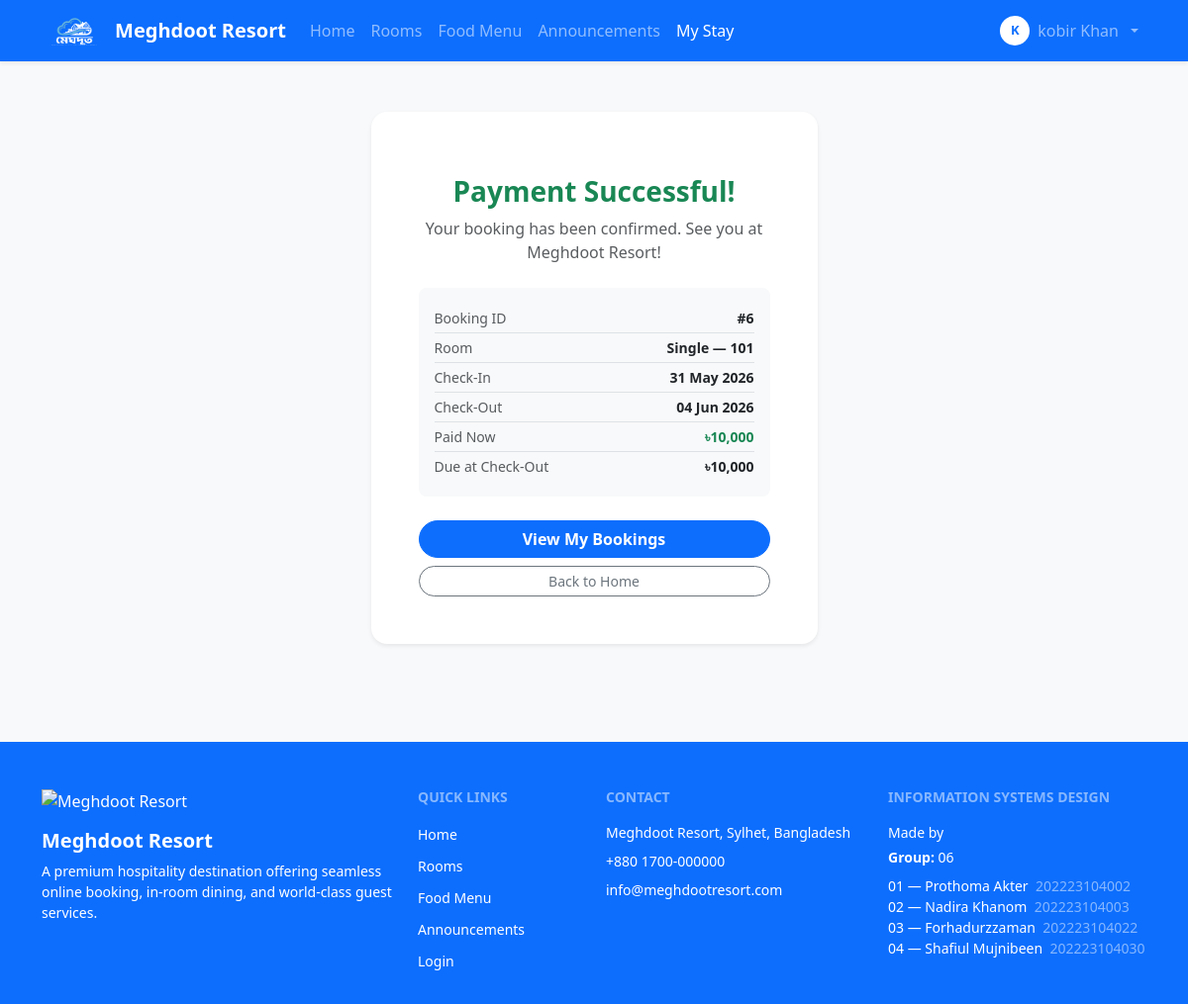
/user/payment_success.php?booking_id=6 (signed in), run on the app's committed database.
### tables this page shows
CREATE TABLE `booking` (
  `booking_id` int(11) NOT NULL,
  `guest_id` int(11) NOT NULL,
  `room_id` int(11) NOT NULL,
  `check_in` date NOT NULL,
  `check_out` date NOT NULL,
  `status` enum('Pending','Confirmed','Checked-In','Checked-Out','Cancelled') NOT NULL DEFAULT 'Pending',
  `transaction_id` varchar(100) DEFAULT NULL,
  `pay_amount` decimal(10,2) NOT NULL DEFAULT 0.00,
  `due_amount` decimal(10,2) NOT NULL DEFAULT 0.00,
  `payment_status` enum('paid','unpaid','partial') NOT NULL DEFAULT 'unpaid',
  `refund_status` enum('none','requested','approved','rejected') NOT NULL DEFAULT 'none',
  `refund_percent` tinyint(3) UNSIGNED NOT NULL DEFAULT 0,
  `booked_at` timestamp NOT NULL DEFAULT current_timestamp(),
  `updated_at` timestamp NOT NULL DEFAULT current_timestamp() ON UPDATE current_timestamp()
);

CREATE TABLE `room` (
  `room_id` int(11) NOT NULL,
  `room_number` varchar(10) NOT NULL,
  `type` enum('Single','Double','Deluxe','Suite') NOT NULL,
  `price_per_night` decimal(10,2) NOT NULL DEFAULT 0.00,
  `status` enum('Available','Booked','Under Maintenance') NOT NULL DEFAULT 'Available',
  `description` text DEFAULT NULL,
  `image` varchar(255) DEFAULT NULL,
  `floor` int(11) DEFAULT 1,
  `capacity` int(11) DEFAULT 1,
  `created_at` timestamp NOT NULL DEFAULT current_timestamp()
);

### user/payment_success.php (the view, shortened to what this page needs)
<?php
include '../db.php';
$booking_id = (int)($_GET['booking_id'] ?? 0);
$stmt = $conn->prepare("
    SELECT b.*, r.room_number, r.type
    FROM booking b
    JOIN room r ON b.room_id = r.room_id
    WHERE b.booking_id = ? AND b.guest_id = ?
");
$stmt->bind_param("ii", $booking_id, $_SESSION['user_id']);
$stmt->execute();
$result = $stmt->get_result();
$booking = $result->fetch_assoc();
?>
<!DOCTYPE html>
<html lang="en">
<head>
    <link rel="stylesheet" href="../bootstrap-5.3.8-dist/css/bootstrap.min.css"
        onerror="this.onerror=null;this.href='https://cdn.jsdelivr.net/npm/bootstrap@5.3.8/dist/css/bootstrap.min.css'">
</head>
<body class="bg-light">
    <?php include '../navbar.php'; ?>
    <section class="d-flex align-items-center justify-content-center" style="min-height: 80vh;">
        <div class="container">
            <div class="row justify-content-center">
                <div class="col-md-6 col-lg-5">
                    <div class="card border-0 shadow-sm rounded-4 p-5 text-center">
                        <h3 class="fw-bold text-success mb-2">Payment Successful!</h3>
                        <p class="text-muted mb-4">Your booking has been confirmed. See you at Meghdoot Resort!</p>
                        <?php if ($booking): ?>
                            <ul class="list-unstyled small text-start bg-light rounded-3 p-3 mb-4">
                                <li class="d-flex justify-content-between py-1 border-bottom">
                                    <span class="text-muted">Booking ID</span>
                                    <span class="fw-semibold">#<?php echo $booking['booking_id']; ?></span>
                                </li>
                                <li class="d-flex justify-content-between py-1 border-bottom">
                                    <span class="text-muted">Room</span>
                                    <span class="fw-semibold">
                                        <?php echo htmlspecialchars($booking['type']); ?>
                                        — <?php echo htmlspecialchars($booking['room_number']); ?>
                                    </span>
                                </li>
                                <li class="d-flex justify-content-between py-1 border-bottom">
                                    <span class="text-muted">Check-In</span>
                                    <span class="fw-semibold"><?php echo date('d M Y', strtotime($booking['check_in'])); ?></span>
                                </li>
                                <li class="d-flex justify-content-between py-1 border-bottom">
                                    <span class="text-muted">Check-Out</span>
                                    <span class="fw-semibold"><?php echo date('d M Y', strtotime($booking['check_out'])); ?></span>
                                </li>
                                <li class="d-flex justify-content-between py-1 border-bottom">
                                    <span class="text-muted">Paid Now</span>
                                    <span class="fw-bold text-success">৳<?php echo number_format($booking['pay_amount']); ?></span>
                                </li>
                                <li class="d-flex justify-content-between py-1">
                                    <span class="text-muted">Due at Check-Out</span>
                                    <span class="fw-semibold">৳<?php echo number_format($booking['due_amount']); ?></span>
                                </li>
                            </ul>
                        <?php endif; ?>
                        <div class="d-grid gap-2">
                            <a href="my_stay.php?tab=bookings" class="btn btn-primary rounded-pill fw-semibold">
                                View My Bookings
                            </a>
                            <a href="../index.php" class="btn btn-outline-secondary rounded-pill btn-sm">
                                Back to Home
                            </a>
                        </div>
                    </div>
                </div>
            </div>
        </div>
    </section>
    <?php include '../footer.php'; ?>
</body>
</html>

### data on the page
booking: booking_id "6", room.type "Single", room.room_number "101", check_in "31 May 2026", check_out "04 Jun 2026", pay_amount "10,000", due_amount "10,000"

### other printed values
mb_substr($_SESSION['name'], 0, 1) "K"
$_SESSION['name'] "kobir Khan"
